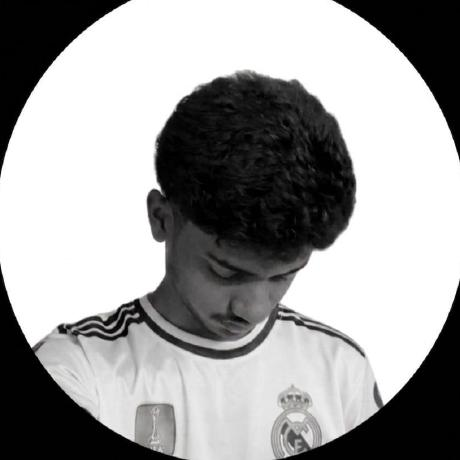
#> input picture source-photo.png, 460 x 460 px
$ python make_ascii_svg.py
#> lines starting #> are read from the running program, lines starting #| are printed output that depends on the picture
#!/usr/bin/env python3
"""
Convert an avatar or profile photo into a monochrome animated ASCII SVG portrait.
Each row types in from left to right with a cursor wiping across, then holds/freezes.
Phase 2: Starts at 2.0s (0.1s after Phase 1 ends), finishes typing at ~3.6s.
"""
from PIL import Image, ImageEnhance, ImageOps, ImageFilter
import html
import os
import sys

HERE = os.path.dirname(os.path.abspath(__file__))
SRC = sys.argv[1] if len(sys.argv) > 1 else os.path.join(HERE, "..", "source-photo.png")
OUT = sys.argv[2] if len(sys.argv) > 2 else os.path.join(HERE, "..", "avatar-ascii.svg")

COLS = int(os.environ.get("COLS", 140))
ART_W_TARGET = 800
CELL_W = ART_W_TARGET / COLS
CELL_H = CELL_W * 15 / 8
ROWS = round(COLS * 8 / 15)
RAMP = " .`:-=+*cs#%@"

PAD = 20
TITLEBAR_H = 34
ART_W = COLS * CELL_W
ART_H = ROWS * CELL_H
CANVAS_W = 840
CANVAS_H = 880

BG = "#0d1117"
BG2 = "#111722"
FRAME = "#30363d"
TITLE_TEXT = "#7d8590"
INK = "#c9d1d9"
CURSOR = "#58a6ff"

# Seamless start: exactly 2.0s (0.1s after Heatmap ends at 1.9s)
BASE_START = 2.0
TOTAL_TYPE_DUR = 1.6
ROW_DUR = 0.05
STAGGER = TOTAL_TYPE_DUR / ROWS

im = Image.open(SRC).convert("L")
im = ImageOps.autocontrast(im, cutoff=2)
im = ImageEnhance.Contrast(im).enhance(1.4)
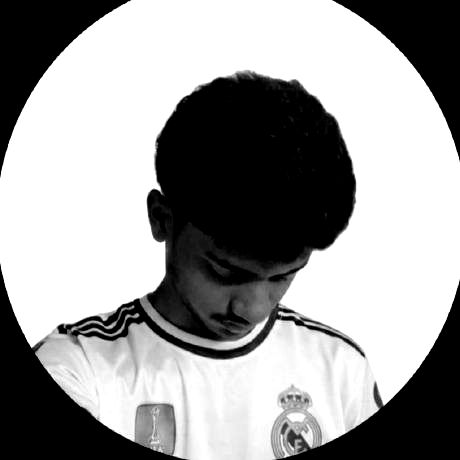
#> im: PIL image 460x460 L; min 0, max 255, mean 155.4
im = im.resize((COLS, ROWS), Image.Resampling.LANCZOS)
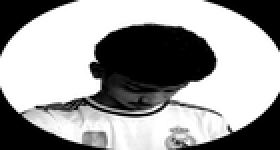
#> im: PIL image 140x75 L (shown 2 times larger); min 0, max 255, mean 155.4
px = im.load()

rows_txt = []
for y in range(ROWS):
    chars = []
    for x in range(COLS):
        lum = px[x, y] / 255.0
        idx = int(lum * (len(RAMP) - 1))
        idx = max(0, min(len(RAMP) - 1, idx))
        chars.append(RAMP[idx])
    rows_txt.append("".join(chars))
#> after the loop, rows_txt = 75 items

art_top = TITLEBAR_H + 24

parts = [
    f'<svg xmlns="http://www.w3.org/2000/svg" width="{CANVAS_W}" height="{CANVAS_H}" '
    f'viewBox="0 0 {CANVAS_W} {CANVAS_H}" font-family="ui-monospace, SFMono-Regular, Menlo, Consolas, monospace">',
    '<defs>'
    f'<linearGradient id="bg_ascii" x1="0" y1="0" x2="0" y2="1">'
    f'<stop offset="0" stop-color="{BG2}"/><stop offset="1" stop-color="{BG}"/>'
    f'</linearGradient></defs>',
    f'<rect width="{CANVAS_W}" height="{CANVAS_H}" rx="12" fill="url(#bg_ascii)"/>',
    f'<rect x="0.5" y="0.5" width="{CANVAS_W-1}" height="{CANVAS_H-1}" rx="12" fill="none" stroke="{FRAME}" stroke-width="1"/>',
    f'<line x1="0" y1="{TITLEBAR_H}" x2="{CANVAS_W}" y2="{TITLEBAR_H}" stroke="{FRAME}"/>',
]

for i, dotcol in enumerate(["#ff5f56", "#ffbd2e", "#27c93f"]):
    parts.append(f'<circle cx="{PAD + i*16}" cy="{TITLEBAR_H/2}" r="5" fill="{dotcol}"/>')
parts.append(f'<text x="{CANVAS_W/2}" y="{TITLEBAR_H/2 + 4}" fill="{TITLE_TEXT}" font-size="12" text-anchor="middle">ASCII Portrait</text>')

font_size = CELL_H * 0.90
for ry, line in enumerate(rows_txt):
    y = art_top + ry * CELL_H + CELL_H * 0.74
    row_y = art_top + ry * CELL_H
    delay = BASE_START + (ry * STAGGER)
    safe = html.escape(line)
    text = (f'<text xml:space="preserve" x="{PAD}" y="{y:.1f}" fill="{INK}" '
            f'font-size="{font_size:.1f}" textLength="{ART_W}" lengthAdjust="spacing">{safe}</text>')

    parts.append(
        f'<clipPath id="r{ry}"><rect x="{PAD}" y="{row_y:.1f}" height="{CELL_H}" width="0">'
        f'<animate attributeName="width" from="0" to="{ART_W}" begin="{delay:.3f}s" '
        f'dur="{ROW_DUR:.2f}s" fill="freeze"/></rect></clipPath>'
    )
    parts.append(f'<g clip-path="url(#r{ry})">{text}</g>')
    parts.append(
        f'<rect y="{row_y+1:.1f}" width="{CELL_W*2}" height="{CELL_H-1}" fill="{CURSOR}" opacity="0">'
        f'<animate attributeName="x" from="{PAD}" to="{PAD+ART_W}" begin="{delay:.3f}s" '
        f'dur="{ROW_DUR:.2f}s" fill="freeze"/>'
        f'<set attributeName="opacity" to="0.85" begin="{delay:.3f}s"/>'
        f'<set attributeName="opacity" to="0" begin="{delay+ROW_DUR:.3f}s"/></rect>'
    )
#> this loop made 75 passes
#> (y, row_y, delay) on passes 1 to 12: (65.93, 58, 2), (76.64, 68.71, 2.02), (87.36, 79.43, 2.04), (98.07, 90.14, 2.06), (108.8, 100.9, 2.09), (119.5, 111.6, 2.11), (130.2, 122.3, 2.13), (140.9, 133, 2.15), (151.6, 143.7, 2.17), (162.4, 154.4, 2.19), (173.1, 165.1, 2.21), (183.8, 175.9, 2.23)
#> after the loop, parts = 234 items

parts.append("</svg>")
svg = "".join(parts)
with open(OUT, "w", encoding="utf-8") as f:
    f.write(svg)
print(f"wrote {OUT} ({len(svg)} bytes)")
#| wrote scripts/../avatar-ascii.svg (59634 bytes)
